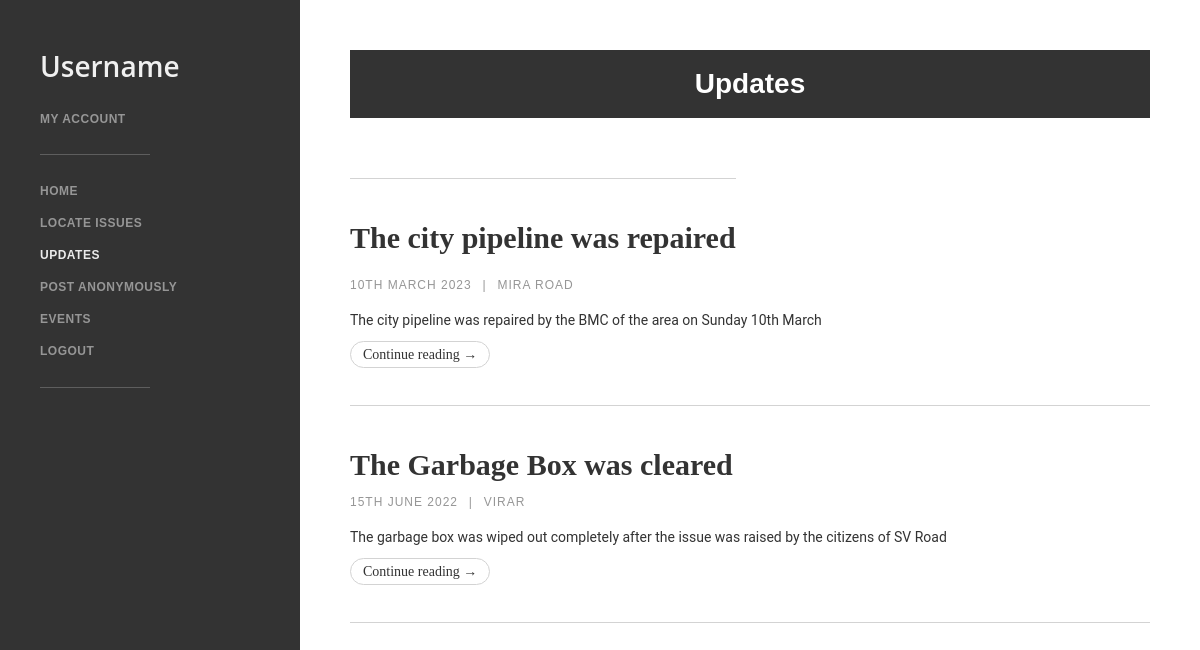
The app's page /updates with its own data.
### myapp/models.py (models this page shows)
class Updates(models.Model):
    headline= models.CharField(max_length=50)
    date = models.CharField(max_length=50)
    place = models.CharField(max_length=100)
    details = models.CharField(max_length=100)

### myapp/views.py (the view)
# urls.py: path('updates' , views.updates, name = ('updates')),
def updates(request):
    updates = Updates.objects.all()
    return render(request, 'updates.html', {'updates' : updates})

### template/updates.html (shortened to what this page needs)
<!DOCTYPE html>
<html lang="en">
<head>
  <link rel="stylesheet" href="/static/updates.css">
</head>
<body>
  <div class="sidebar-column">
    <div data-collapse="medium" data-animation="default" data-duration="400" data-easing="ease" data-easing2="ease"
      role="banner" class="navigation-bar w-nav">
      <div class="w-container"><a href="#" class="logo-link w-nav-brand">
          <h1 class="logo-text">Username</h1>
        </a>
        <nav role="navigation" class="navigation-menu w-nav-menu">
          <p class="main-subheading w-hidden-medium w-hidden-small w-hidden-tiny"><a href="#"
              class="nav-link w-nav-link">MY ACCOUNT</a></p>
          <div class="divider w-hidden-medium w-hidden-small w-hidden-tiny"></div>
          <a href="index" aria-current="page" class="nav-link w-nav-link " style="max-width: 940px;">Home</a>
          <a href="/locate" class="nav-link w-nav-link" style="max-width: 940px;">Locate Issues</a>
          <a href="#" class="nav-link w-nav-link w--current" style="max-width: 940px;">Updates</a>
          <a href="/chat" class="nav-link w-nav-link" style="max-width: 940px;">Post Anonymously</a>
          <a href="elements/events.html" class="nav-link w-nav-link" style="max-width: 940px;">Events</a>
          <a href="Sign in Process/selectrole.html" class="nav-link w-nav-link" style="max-width: 940px;">LogOut</a>
          <div class="divider"></div>
          <div class="social-link-group"><a href="#" class="social-icon-link w-inline-block"><img
                width="25" alt=""></a><a href="#" class="social-icon-link w-inline-block"><img
                width="25" alt=""></a><a href="#" class="social-icon-link w-inline-block"><img
                width="25" alt=""></a><a href="#" class="social-icon-link w-inline-block"><img
                width="25" alt=""></a><a href="#" class="social-icon-link w-inline-block"><img
                width="25" alt=""></a><a href="#" class="social-icon-link w-inline-block"><img
                width="25" alt=""></a></div>
        </nav>
      </div>
    </div>
  </div>
  <div class="content">
    <div class="div-block-2">
      <h1 class="heading">Updates</h1>
    </div>
    <div class="blog-list w-dyn-list">
      <div role="list" class="w-dyn-items">
        <div role="listitem" class="w-dyn-item">
          <div class="post-wrapper">
            <a href="#" class="blog-title-link w-inline-block">
                {% for updates in updates%}
                <div class="post-wrapper"></div>
                <h1 class="blog-title blog-title-link">{{updates.headline}}</h1>
              </a>
              <div class="post-info-wrapper">
                <div class="post-info">{{updates.date}}</div>
                <div class="post-info">|</div>
                <a href="#" class="post-info when-link">{{updates.place}}</a>
              </div>
              <p class="post-summary">{{updates.details}}</p>
              <a href="#" class="button-round w-button">Continue reading →</a>
            {% endfor %}
          </div>
        </div>
        </div>
      </div>
    </div>
</body>
</html>

### static/updates.css (style rules this page uses)
html { font-family: sans-serif; -ms-text-size-adjust: 100%; -webkit-text-size-adjust: 100%; }
body { margin: 0 }
* { -webkit-box-sizing: border-box; -moz-box-sizing: border-box; box-sizing: border-box }
html { height: 100% }
body { margin: 0; min-height: 100%; background-color: #fff; font-family: Arial, sans-serif; font-size: 14px; line-height: 20px; color: #333 }
.w-nav:before, .w-nav:after { content: " "; display: table; grid-column-start: 1; grid-row-start: 1; grid-column-end: 2; grid-row-end: 2 }
.w-nav:after { clear: both }
.social-icon-link { width: 19px; margin-right: 11px; opacity: 0.41; -webkit-transition: opacity 200ms ease; transition: opacity 200ms ease; }
.nav-link { display: block; padding: 6px 0px; -webkit-transition: color 200ms ease; transition: color 200ms ease; color: #969696; font-size: 12px; font-weight: 600; letter-spacing: 0.5px; text-decoration: none; text-transform: uppercase; }
.nav-link.w--current { color: #ebebeb; }
.post-wrapper { margin-bottom: 40px; padding-bottom: 40px; border-bottom: 1px solid #d3d3d3; background-color: #fff; }
.post-summary { display: block; margin-bottom: 14px; line-height: 144%; font-family: 'Roboto', sans-serif; }
.post-info { display: inline-block; margin-right: 8px; color: #969696; font-size: 12px; line-height: 125%; letter-spacing: 1px; text-transform: uppercase; }
.post-info.when-link { text-decoration: none; }
.blog-title-link { display: block; -webkit-transition: opacity 200ms ease; transition: opacity 200ms ease; color: #333; text-decoration: none; }
.social-link-group { margin-top: 20px; margin-bottom: 0px; }
.blog-title { margin-top: 0px; margin-bottom: 10px; font-size: 30px; line-height: 37px; font-family: arial narrow bold; }
.main-subheading { display: block; margin-top: 20px; margin-bottom: 20px; font-size: 12px; line-height: 150%; }
.button-round { padding: 5px 12px; border: 1px solid #d3d3d3; border-radius: 20px; background-color: #fff; -webkit-transition: border 200ms ease, color 200ms ease; transition: border 200ms ease, color 200ms ease; color: #333; font-size: 14px; font-weight: 300; }
.post-info-wrapper { margin-top: 10px; margin-bottom: 10px; font-size: 10px; }
.content { width: 75%; margin-left: 25%; padding: 50px; }
.sidebar-column { position: fixed; left: 0px; top: 0px; bottom: 0px; width: 25%; height: 100%; padding: 50px 40px; background-color: #333; color: #9b9b9b; }
.logo-text { margin-top: 0px; margin-bottom: 0px; font-family: 'Open Sans', sans-serif; color: #f0f0f0; font-size: 28px; line-height: 120%; font-weight: 600; }
.logo-link { display: block; float: none; }
.divider { width: 50%; height: 1px; margin-top: 20px; margin-bottom: 20px; background-color: #5e5e5e; }
.blog-list { display: block; max-width: 1000px; margin-right: auto; margin-left: auto; }
.w-nav-brand { text-decoration: none; }
.button-round { text-decoration: none; }
.w-button { font-family: 'Times New Roman', Times, serif; }
.w-inline-block { max-width: 100%; display: inline-block }
.div-block-2 { color: white; display: flex; justify-content: center; padding: 5px; align-items: center; margin: 0; margin-bottom: 20px; background-color: #333; }

### records on screen
Updates: headline "The city pipeline was repaired", date "10TH MARCH 2023", place "MIRA ROAD", details "The city pipeline was repaired by the BMC of the area on Sunday 10th March"
Updates: headline "The Garbage Box was cleared", date "15TH JUNE 2022", place "VIRAR", details "The garbage box was wiped out completely after the issue was raised by the citizens of SV Road"
